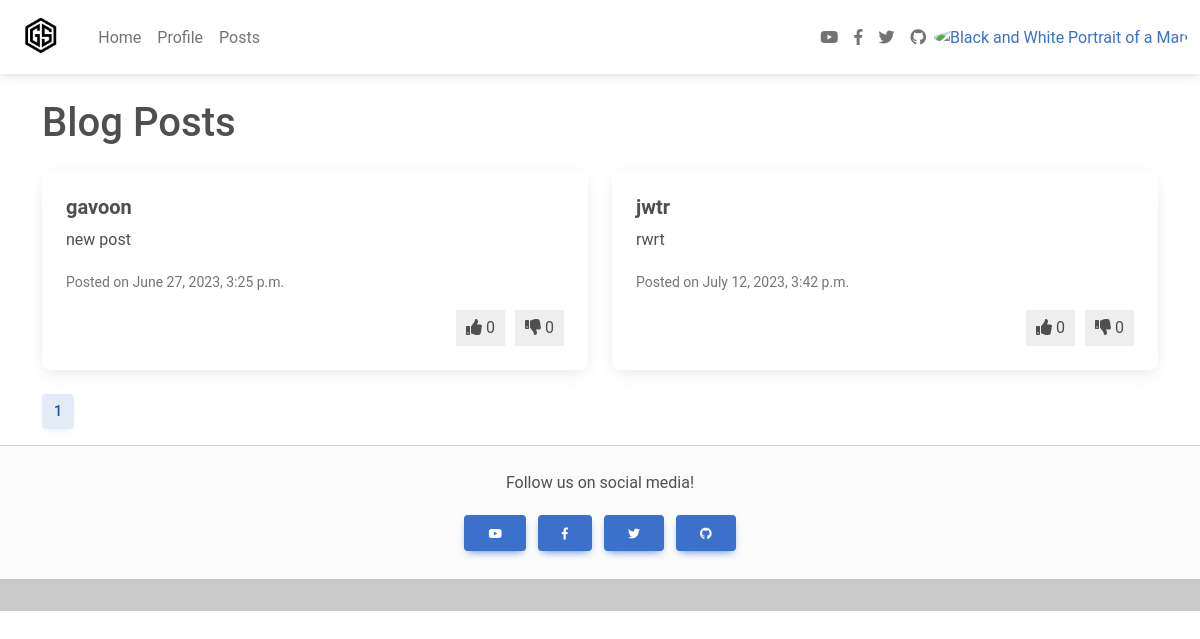
The app's page /posts/, older data.
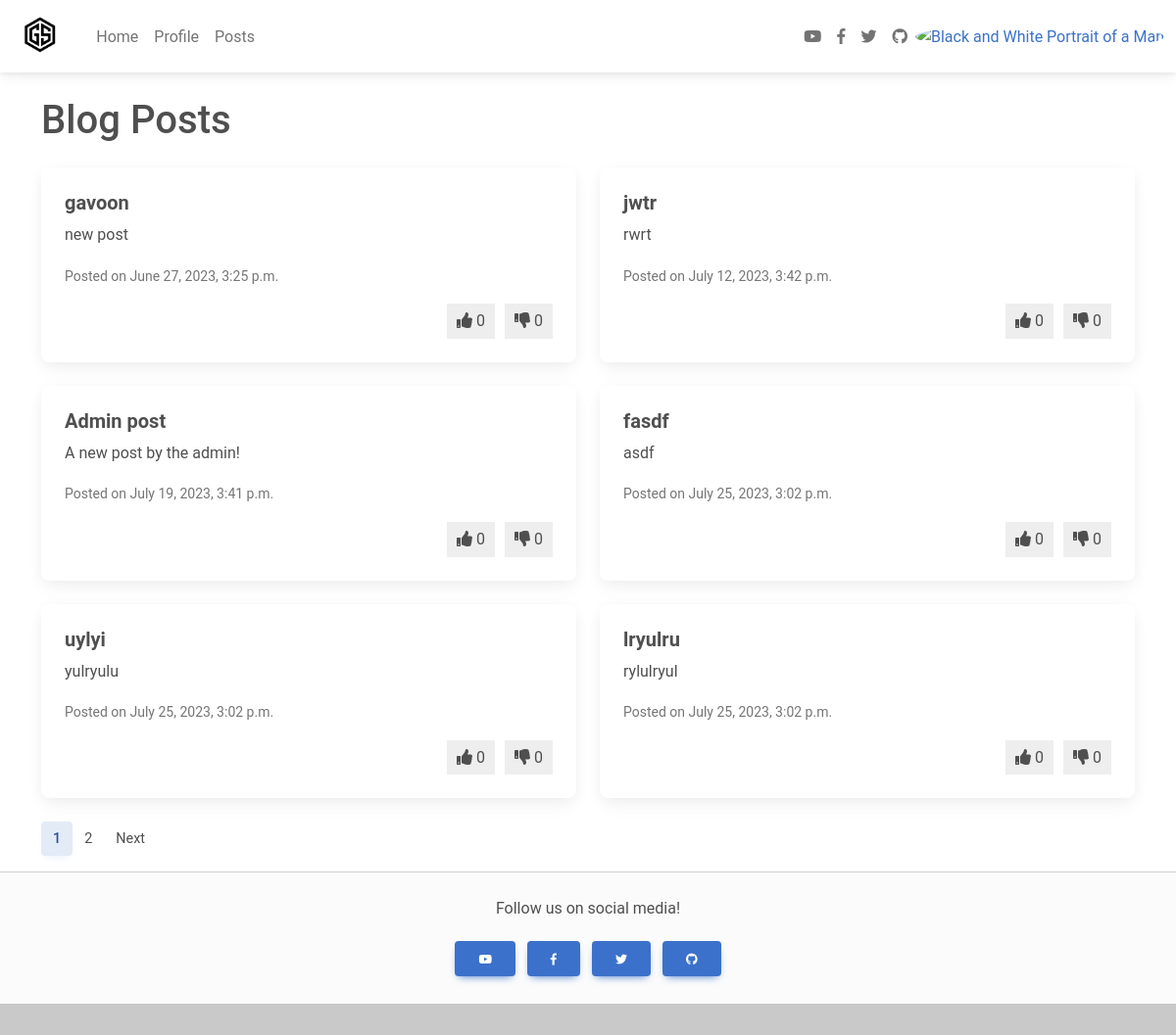
The same page, newer data.
### posts/models.py (models this page shows, shortened)
class Post(models.Model):
    title = models.CharField(max_length=200)
    content = models.TextField()
    created_at = models.DateTimeField(auto_now_add=True)
    updated_at = models.DateTimeField(auto_now=True)
    created_by = models.ForeignKey(User, on_delete=models.CASCADE)
    liked_users = models.ManyToManyField(
        User, related_name='liked_posts', blank=True)
    disliked_users = models.ManyToManyField(
        User, related_name='disliked_posts', blank=True)
    def like_count(self):
        return self.liked_users.count()
    def dislike_count(self):
        return self.disliked_users.count()

### posts/views.py (the view)
# urls.py: path('', views.post_list, name='posts'),
def post_list(request):
    all_posts = Post.objects.all()
    paginator = Paginator(all_posts, 6)
    page_number = request.GET.get('page')
    posts = paginator.get_page(page_number)
    return render(request, 'posts/post_list.html', {'posts': posts})

### posts/templates/posts/post_list.html (shortened to what this page needs)
{% extends 'blogProject/layout.html' %}
{% block content %}
  <div class="container">
    <h1 class="mt-4 mb-4">Blog Posts</h1>
    <div class="row">
      {% include 'posts/card_layout.html' with posts=posts %}
    </div>
    <nav aria-label="Page navigation">
      <ul class="pagination">
        {% for i in posts.paginator.page_range %}
        {% if posts.number == i %}
        <li class="page-item active"><a class="page-link" href="?page={{ i }}">{{ i }}</a></li>
        {% else %}
        <li class="page-item"><a class="page-link" href="?page={{ i }}">{{ i }}</a></li>
        {% endif %}
        {% endfor %}
        {% if posts.has_next %}
        <li class="page-item"><a class="page-link" href="?page={{ posts.next_page_number }}">Next</a></li>
        {% endif %}
      </ul>
    </nav>
  </div>
{% endblock %}

### templates/blogProject/layout.html (shortened to what this page needs)
{% load static%}
<!DOCTYPE html>
<html lang="en">
  <head>
    <link rel="stylesheet" href="{% static 'blog/css/mdb.min.css' %}" />
    <link rel="stylesheet" href="{% static 'blog/css/globals.css' %}" />
    <link
      rel="stylesheet"
      href="{% static 'fontawesome_5/css/all.min.css' %}"
    />
  </head>
  <body>
    <header>
      {%block navigation%}
      <nav class="navbar navbar-expand-lg navbar-light bg-white fixed-top">
        <div class="container-fluid">
          <a class="navbar-brand" href="{% url 'home' %}">
            <img
              src="{% static 'blog/images/GS_logo.jpg' %}"
              height="50"
              alt=""
              loading="lazy"
              style="margin-top: -3px"
            />
          </a>
          <div class="collapse navbar-collapse" id="navbarExample01">
            <ul class="navbar-nav me-auto mb-2 mb-lg-0">
              <li class="nav-item active">
                <a class="nav-link" aria-current="page" href="{% url 'home' %}"
                  >Home</a
                >
              </li>
              <li class="nav-item">
                <a class="nav-link" href="{% url 'profile' %}">Profile</a>
              </li>
              <li class="nav-item">
                <a class="nav-link" href="/posts">Posts</a>
              </li>
            </ul>
            <ul class="navbar-nav d-flex flex-row">
              <li class="nav-item me-3 me-lg-0">
                <a
                  class="nav-link"
                  href="https://www.youtube.com"
                  rel="nofollow"
                  target="_blank"
                >
                  <i class="fab fa-youtube"></i>
                </a>
              </li>
              <li class="nav-item me-3 me-lg-0">
                <a
                  class="nav-link"
                  href="https://www.facebook.com"
                  rel="nofollow"
                  target="_blank"
                >
                  <i class="fab fa-facebook-f"></i>
                </a>
              </li>
              <li class="nav-item me-3 me-lg-0">
                <a
                  class="nav-link"
                  href="https://twitter.com"
                  rel="nofollow"
                  target="_blank"
                >
                  <i class="fab fa-twitter"></i>
                </a>
              </li>
              <li class="nav-item me-3 me-lg-0">
                <a
                  class="nav-link"
                  href="https://github.com"
                  rel="nofollow"
                  target="_blank"
                >
                  <i class="fab fa-github"></i>
                </a>
              </li>
            </ul>
            <div class="dropdown">
              <a
                class="dropdown-toggle d-flex align-items-center hidden-arrow"
                href="#"
                id="navbarDropdownMenuAvatar"
                role="button"
                data-mdb-toggle="dropdown"
                aria-expanded="false"
              >
                <img
                  src="https://mdbcdn.b-cdn.net/img/new/avatars/2.webp"
                  class="rounded-circle"
                  height="25"
                  alt="Black and White Portrait of a Man"
                  loading="lazy"
                />
              </a>
            </div>
          </div>
        </div>
      </nav>
      {%endblock%}
    </header>
    <main>
      {% block content %}{% endblock %}
    </main>
    <footer class="bg-light text-lg-start">
      <hr class="m-0" />
      <div class="text-center py-4 align-items-center">
        <p>Follow us on social media!</p>
        <a
          href="https://www.youtube.com"
          class="btn btn-primary m-1"
          role="button"
          rel="nofollow"
          target="_blank"
        >
          <i class="fab fa-youtube"></i>
        </a>
        <a
          href="https://www.facebook.com"
          class="btn btn-primary m-1"
          role="button"
          rel="nofollow"
          target="_blank"
        >
          <i class="fab fa-facebook-f"></i>
        </a>
        <a
          href="https://twitter.com"
          class="btn btn-primary m-1"
          role="button"
          rel="nofollow"
          target="_blank"
        >
          <i class="fab fa-twitter"></i>
        </a>
        <a
          href="https://github.com"
          class="btn btn-primary m-1"
          role="button"
          rel="nofollow"
          target="_blank"
        >
          <i class="fab fa-github"></i>
        </a>
      </div>
      <div
        class="text-center p-3"
        style="background-color: rgba(0, 0, 0, 0.2)"
      ></div>
    </footer>
  </body>
</html>

### posts/templates/posts/card_layout.html (shortened to what this page needs)
{% load static%}
<link
      rel="stylesheet"
      href="{% static 'fontawesome_5/css/all.min.css' %}"
    />
{% for post in posts %}
<div class="col-md-6">
  <div class="card mb-4">
    <div class="card-body">
      <h5 class="card-title">{{ post.title }}</h5>
      <p class="card-text">{{ post.content }}</p>
      <p class="card-text">
        <small class="text-muted">Posted on {{ post.created_at }}</small>
      </p>
      <div class="like-dislike-buttons">
        <form method="post" action="{% url 'posts:like_post' post_id=post.id %}">
          <label>
            <span class="button-label" {% if post.user_choice == 'like' %} selected {% endif %} ><i class="fa fa-thumbs-up"></i> {{post.like_count}}</span>
          </label>
        </form>
        <form method="post" action="{% url 'posts:like_post' post_id=post.id %}">
          <label>
            <span class="button-label"
            {% if post.user_choice == 'dislike' %} selected {% endif %} ><i class="fa fa-thumbs-down"></i> {{post.dislike_count}}</span>
          </label>
        </form>
      </div>
    </div>
  </div>
</div>
{% endfor %}

### static/blog/css/globals.css (style rules this page uses)
body { margin: 0; padding-top: 75px; }
main { margin-top: 20px; }
h5 { font-weight: bold; }
.btn-primary { margin-bottom: 5px; }
.like-dislike-buttons { display: flex; justify-content: flex-end; }
.like-dislike-buttons label { display: flex; align-items: flex-end; margin-left: 10px; }
.like-dislike-buttons .button-label { display: inline-block; padding: 5px 10px; background-color: #eee; cursor: pointer; }

Row changes from the older to the newer data that the page shows:
added Post: title "Admin post", content "A new post by the admin!", created_at "July 19, 2023, 3:41 p.m.", like_count "0", dislike_count "0"
added Post: title "fasdf", content "asdf", created_at "July 25, 2023, 3:02 p.m.", like_count "0", dislike_count "0"
added Post: title "uylyi", content "yulryulu", created_at "July 25, 2023, 3:02 p.m.", like_count "0", dislike_count "0"
added Post: title "lryulru", content "rylulryul", created_at "July 25, 2023, 3:02 p.m.", like_count "0", dislike_count "0"
Text that changed along with them:
new list line: "2"
text now shown: "Next"
